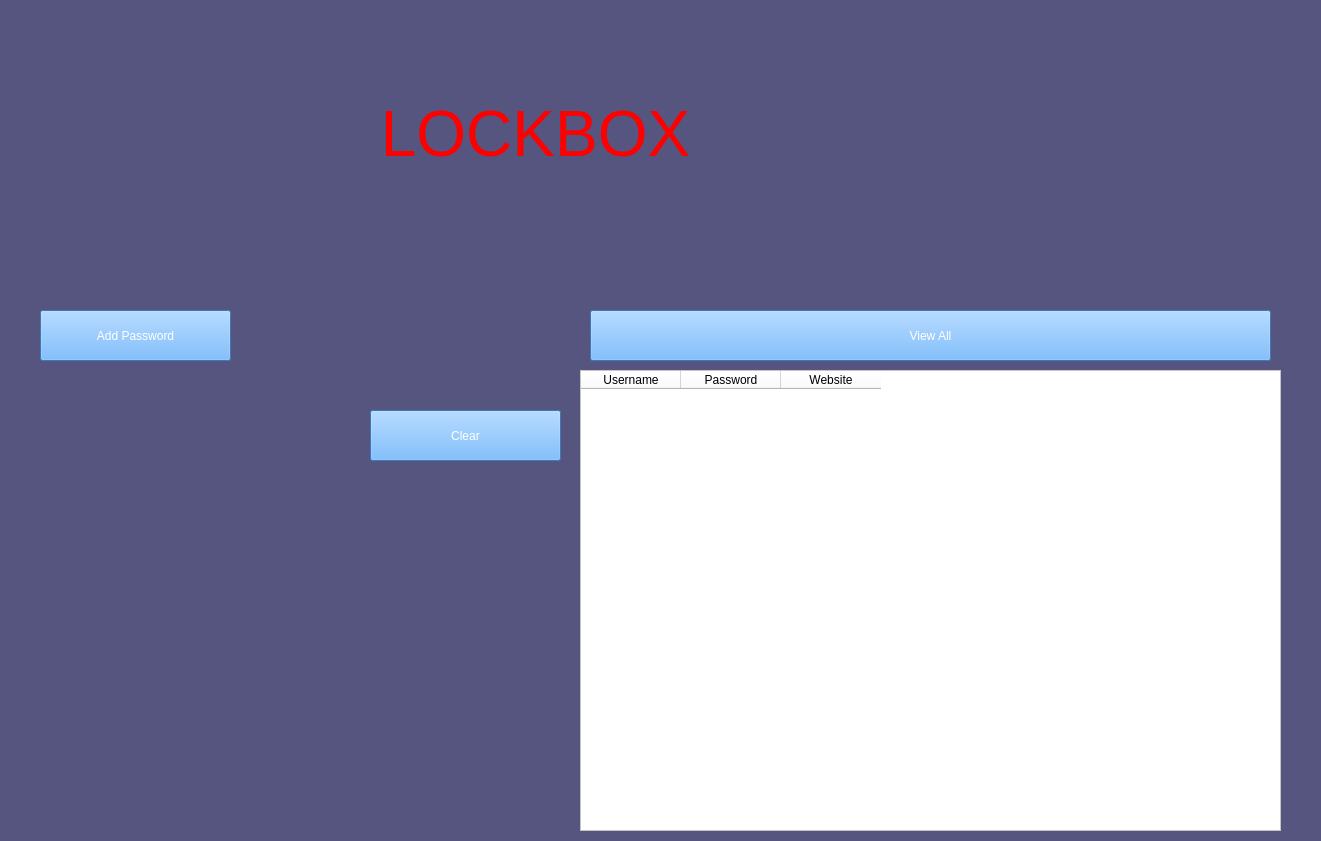
<?xml version="1.0" encoding="UTF-8"?>
<ui version="4.0">
 <class>Form</class>
 <widget class="QWidget" name="Form">
  <property name="windowTitle">
   <string>LockBox</string>
  </property>
  <property name="styleSheet">
   <string notr="true">
background-color: rgb(85, 85, 127);</string>
  </property>
  <widget class="QLabel" name="label">
   <property name="geometry">
    <rect>
     <x>250</x>
     <y>10</y>
     <width>571</width>
     <height>251</height>
    </rect>
   </property>
   <property name="styleSheet">
    <string notr="true">color:red;</string>
   </property>
   <property name="text">
    <string>&lt;html&gt;&lt;head/&gt;&lt;body&gt;&lt;p align=&quot;center&quot;&gt;&lt;span style=&quot; font-size:48pt;&quot;&gt;LOCKBOX&lt;/span&gt;&lt;/p&gt;&lt;/body&gt;&lt;/html&gt;</string>
   </property>
  </widget>
  <widget class="QPushButton" name="addPass">
   <property name="geometry">
    <rect>
     <x>40</x>
     <y>310</y>
     <width>191</width>
     <height>51</height>
    </rect>
   </property>
   <property name="styleSheet">
    <string notr="true">color: rgb(255, 255, 255);
font: 75 15pt &quot;8514oem&quot;;
background-color: rgb(85, 170, 255);
border-color: rgb(0, 170, 255);
</string>
   </property>
   <property name="text">
    <string>Add Password</string>
   </property>
  </widget>
  <widget class="QPushButton" name="ViewPass">
   <property name="geometry">
    <rect>
     <x>590</x>
     <y>310</y>
     <width>681</width>
     <height>51</height>
    </rect>
   </property>
   <property name="styleSheet">
    <string notr="true">color: rgb(255, 255, 255);
font: 75 15pt &quot;8514oem&quot;;
background-color: rgb(85, 170, 255);
border-color: rgb(0, 170, 255);
</string>
   </property>
   <property name="text">
    <string>View All</string>
   </property>
  </widget>
  <widget class="QTableWidget" name="tab">
   <property name="geometry">
    <rect>
     <x>580</x>
     <y>370</y>
     <width>701</width>
     <height>461</height>
    </rect>
   </property>
   <property name="styleSheet">
    <string notr="true">background-color: rgb(255, 255, 255);
font: 8pt &quot;8514oem&quot;;</string>
   </property>
   <column>
    <property name="text">
     <string>Username</string>
    </property>
   </column>
   <column>
    <property name="text">
     <string>Password</string>
    </property>
   </column>
   <column>
    <property name="text">
     <string>Website</string>
    </property>
   </column>
  </widget>
  <widget class="QPushButton" name="clear">
   <property name="geometry">
    <rect>
     <x>370</x>
     <y>410</y>
     <width>191</width>
     <height>51</height>
    </rect>
   </property>
   <property name="styleSheet">
    <string notr="true">color: rgb(255, 255, 255);
font: 75 15pt &quot;8514oem&quot;;
background-color: rgb(85, 170, 255);
border-color: rgb(0, 170, 255);
</string>
   </property>
   <property name="text">
    <string>Clear</string>
   </property>
  </widget>
 </widget>
 <resources/>
 <connections/>
</ui>
